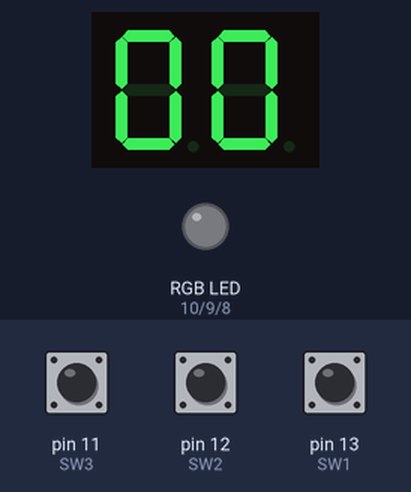
A sketch run on a simulated Arduino Uno, built with avr-gcc and run on an emulated ATmega328P. On the bench: 2-digit seven-segment display, an RGB LED mixed from three pins (HIGH = lit). Wiring (inferred from the names in the program): BCD to 7-segment decoder: data pin 2, pin 3, pin 4, pin 5; 2-digit 7-segment display, segments lit when HIGH: segments Q0, Q1, Q2, Q3, Q4, Q5, Q6; digit selects pin 6, pin 7. The test bench sets the inputs (shaded band); at power-on: pin 12 (SW2) LOW, pin 11 (SW3) LOW, pin 13 (SW1) LOW. The segment pins are drawn as the display they are named for; pins used as bus, display or sensor lines are not drawn.

Above: at 1.2 s.
1.3 s: pin 12 (SW2) pulled HIGH for 0.15 s
At 1.7 s:
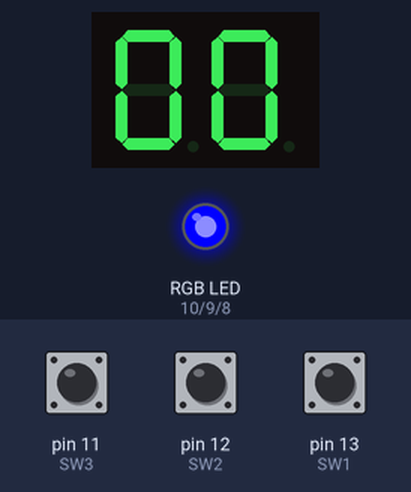
4.3 s: pin 11 (SW3) pulled HIGH for 0.15 s
At 5.5 s:
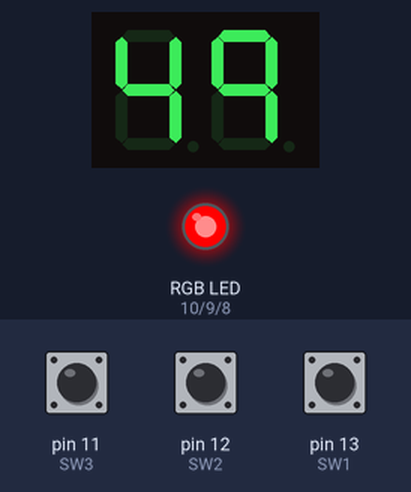
5.9 s: pin 13 (SW1) pulled HIGH for 0.15 s
At 6.7 s:
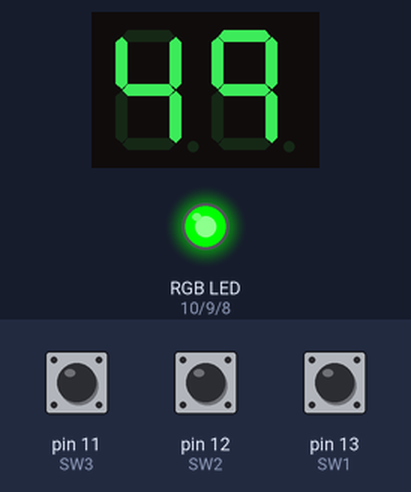
9.0 s: pin 12 (SW2) pulled HIGH for 1 s
At 9.4 s:
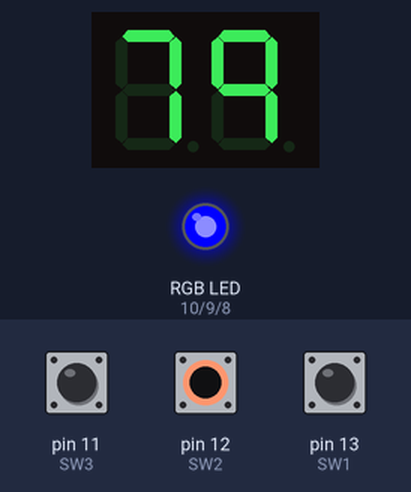
12.5 s: pin 11 (SW3) pulled HIGH for 1 s
At 13.4 s:
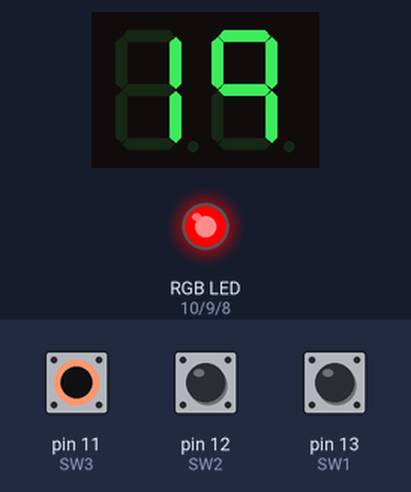
15.0 s: pin 13 (SW1) pulled HIGH for 1 s
At 15.3 s:
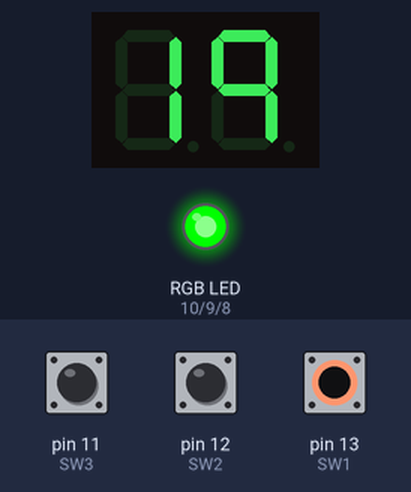
Timing chart, 0 to 18.0 s (numbered marks = the images above; inputs shaded):
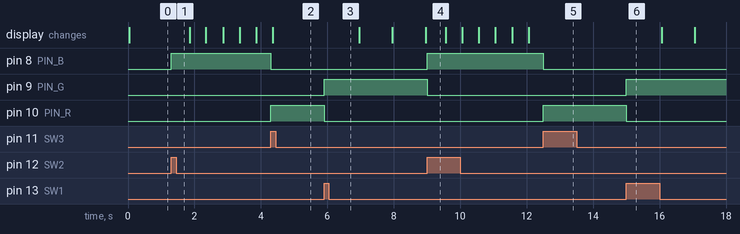

Measured:
- after the input at 1.3 s, pin 8 (PIN_B): LOW → HIGH at once
- after the input at 4.3 s, pin 8 (PIN_B): HIGH → LOW at once; pin 10 (PIN_R): LOW → HIGH at once
- after the input at 5.9 s, pin 9 (PIN_G): LOW → HIGH at once; pin 10 (PIN_R): HIGH → LOW at once
- after the input at 9.0 s, pin 8 (PIN_B): LOW → HIGH at once; pin 9 (PIN_G): HIGH → LOW at once
- after the input at 12.5 s, pin 8 (PIN_B): HIGH → LOW at once; pin 10 (PIN_R): LOW → HIGH at once
- after the input at 15.0 s, pin 9 (PIN_G): LOW → HIGH at once; pin 10 (PIN_R): HIGH → LOW at once

The sketch:

17_FsmMultiButtonUpDown.ino
```cpp
// 예제 17: 독립형 3버튼 FSM 기반 가변 주기 양방향(Up/Down) 카운터 시스템
/*
ㅁ 상태 구성 및 하드웨어 동작:
 - IDLE       : FND = "00" 초기화 고정, RGB LED = OFF (소등)
 - UP_COUNT   : 1000ms(1초)마다 카운트 증가 (00~99 순환), RGB LED = GREEN
 - DOWN_COUNT : 500ms(0.5초)마다 카운트 감소 (99~00 순환), RGB LED = BLUE
 - PAUSE      : 현재 카운트 값 그대로 고정 유지 (정지), RGB LED = RED
*/

// 하드웨어 핀 정의
const int BCD_PINS[4] = {2, 3, 4, 5};
const int DIGIT_PINS[2] = {6, 7};

const int PIN_R = 10;
const int PIN_G = 9;
const int PIN_B = 8;

const int SW1 = 13;
const int SW2 = 12;
const int SW3 = 11;

// FSM 상태 정의
enum State{
  IDLE, // 초기 대기 상태(FND=00, LED OFF)
  UPCNT, // 1초 주기로 상향 카운트 상태
  DNCNT, // 0.5초 주기로 하향 카운트 상태
  PAUSE // 일시정지 상태(값 고정), R LED ON
};

// 시스템의 현재 상태를 저장할 변수 선언 및 초기화
State currentState = IDLE;

// 시간 및 디스플레이 제어 전역 변수
// 카운트 증감 타이밍(가변 주기) 제어용 타이머 변수
unsigned long lastCountMillis = 0;

// fnd에 표시할 현재 전체 수치 값(00~99) 저장할 변수
int fndValue = 0;

// 개별 스위치 상승 모서리 검출하기 위한 이전 상태 저장 변수
int previousSw1Value = HIGH;
int previousSw2Value = HIGH;
int previousSw3Value = HIGH;

void setup() {
  for(int pin : BCD_PINS) pinMode(pin, OUTPUT);
  for(int pin : DIGIT_PINS) {
    pinMode(pin, OUTPUT);
    digitalWrite(pin, LOW);
  }
  pinMode(PIN_R, OUTPUT);
  pinMode(PIN_G, OUTPUT);
  pinMode(PIN_B, OUTPUT);

  pinMode(SW1, INPUT);
  pinMode(SW2, INPUT);
  pinMode(SW3, INPUT);
}

// RGB LED 제어 함수
void setRgb(bool r, bool g, bool b){
  digitalWrite(PIN_R, r? HIGH : LOW);
  digitalWrite(PIN_G, g? HIGH : LOW);
  digitalWrite(PIN_B, b? HIGH : LOW);
}

// BCD 출력 함수
void writeBcd(int num){
  for(int i=0; i<4; i++){
    digitalWrite(BCD_PINS[i], bitRead(num, i));
  }
}

// 멀티플렉싱 함수
void multiplexFnd(int value){
  static bool tensActive = true;
  static unsigned long lastMux = 0;

  if(millis()- lastMux < 3) return;

  lastMux = millis();

  int tens = value / 10;
  int ones = value % 10;

  if(tensActive){
    writeBcd(tens);
    digitalWrite(DIGIT_PINS[0], HIGH);
    digitalWrite(DIGIT_PINS[1], LOW);
  }
  else{
    writeBcd(ones);
    digitalWrite(DIGIT_PINS[0], LOW);
    digitalWrite(DIGIT_PINS[1], HIGH);
  }

  tensActive = !tensActive;
}

void handleSwitch(){
  int currentSw1Value = digitalRead(SW1);
  int currentSw2Value = digitalRead(SW2);
  int currentSw3Value = digitalRead(SW3);

  if(previousSw1Value == LOW && currentSw1Value == HIGH){
    currentState = UPCNT;
    lastCountMillis = millis();
  }

  if(previousSw2Value == LOW && currentSw2Value == HIGH){
    currentState = DNCNT;
    lastCountMillis = millis();
  }

  if(previousSw3Value == LOW && currentSw3Value == HIGH){
    currentState = PAUSE;
  }

  // 현재 상태를 이전 상태로 백업
  previousSw1Value = currentSw1Value;
  previousSw2Value = currentSw2Value;
  previousSw3Value = currentSw3Value;
}

void loop() {
  unsigned long now = millis();
  multiplexFnd(fndValue);
  handleSwitch();
  // 상태별 동작 로직
  switch (currentState){
    case IDLE:
      fndValue = 0;
      setRgb(0, 0, 0); // setRgb(false, false, false);
      break;

    case UPCNT:
      setRgb(0,1,0);
      if(now - lastCountMillis >= 1000){
        lastCountMillis = now;
        fndValue = (fndValue + 1) % 100;
      }
      break;

    case DNCNT:
      setRgb(0,0,1);
      if(now - lastCountMillis >= 500){
        lastCountMillis = now;
        fndValue--;
        if(fndValue < 0){
          fndValue = 99;
        }
      }
      break;

    case PAUSE:
      setRgb(1,0,0);
      break;
  }
}
```
